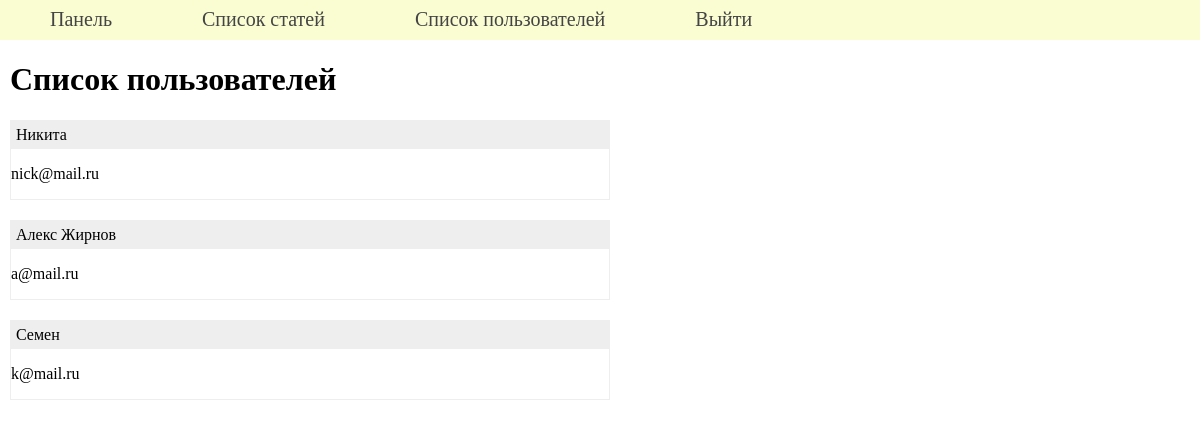
The app's page /admin/list-users (signed in), older data.
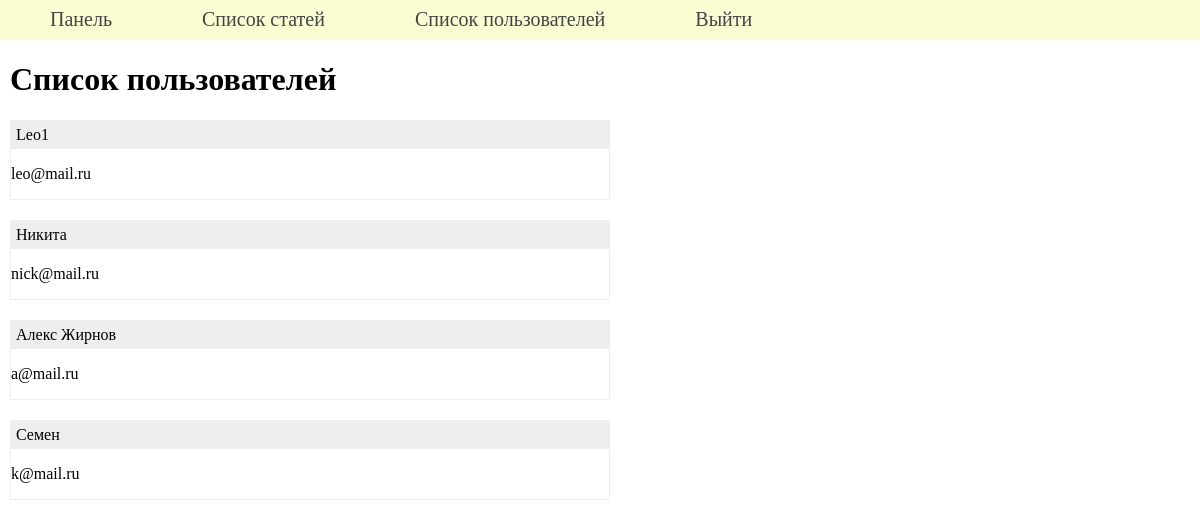
The same page, newer data.
### tables this page shows
CREATE TABLE users (
id integer PRIMARY KEY AUTOINCREMENT,
name text NOT NULL,
email text NOT NULL,
psw text NOT NULL,
avatar BLOB DEFAULT NULL,
time integer NOT NULL
);

### admin/admin.py (the view)
@admin.route('/list-users')
def list_users():
    if not isLogged():
        return redirect(url_for('.login'))
    list = []
    if db:
        try:
            cur = db.cursor()
            cur.execute(f"SELECT name, email FROM users ORDER BY time DESC")
            list = cur.fetchall()
        except sqlite3.Error as e:
            print("Ошибка получения статей из БД "+str(e))
    return render_template('admin/listusers.html',
                            title='Список пользователей',
                            menu=menu,
                            list=list)

### admin/admin.py (called while the page is built)
def isLogged():
    return True if session.get('admin_logged') else False

@admin.before_request
def before_request():
    global db
    db = g.get('link_db')

@admin.teardown_request
def teardown_request(request):
    global db
    db = None
    return request

### database/db.py (called while the page is built)
    def getUser(self, user_id):
        try:
            self.__cur.execute(f"""SELECT * FROM users WHERE
                               id = '{user_id}' LIMIT 1""")
            res = self.__cur.fetchone()
            if not res:
                print('Пользователь не найден')
                return False
            return res
        except sqlite3.Error as e:
            print('Ошибка получения данных из БД '+str(e))
        return False

### flsite.py (called while the page is built)
@login_manager.user_loader
def load_user(user_id):
    print('load_user')
    return UserLogin().fromDB(user_id, dbase)

def connect_db():
    conn = sqlite3.connect(app.config['DATABASE'])
    conn.row_factory = sqlite3.Row
    return conn

def get_db():
    if not hasattr(g, 'link_db'):
        g.link_db = connect_db()
    return g.link_db

@app.before_request
def before_request():
    global dbase
    db = get_db()
    dbase = FDataBase(db)

### utility/UserLogin.py (called while the page is built)
    def fromDB(self, user_id, db):
        self.__user = db.getUser(user_id)
        return self

### admin/templates/admin/listusers.html (shortened to what this page needs)
{% extends 'admin/base_admin.html' %}
{% block content %}
<h1>{{ title }}</h1>
<ul class="list-posts">
{% for p in list %}
<li>
<p class="title">{{p.name}}</p>
<p class="announce">{{ p.email}}</p>
</li>
{% endfor %}
</ul>
{% endblock %}

### admin/templates/admin/base_admin.html (shortened to what this page needs)
<!DOCTYPE html>
<html>
<head>
<link type="text/css" href="{{ url_for('.static', filename='css/styles.css')}}" rel="stylesheet" />
</head>
<body>
{% if menu -%}
	<ul class="mainmenu">
	{% for p in menu %}
	<li><a href="{{ url_for(p.url) }}">{{p.title}}</a></li>
	{% endfor %}
	</ul>
{%- endif -%}
<div class="content">
{% block content -%}
{% endblock %}
</div>
</body>
</html>

### admin/static/css/styles.css (style rules this page uses)
html, body { width: 100%; height: 100%; margin: 0; padding: 0; }
.content { margin: 10px; }
ul.mainmenu { list-style: none; background: #fafdd1; height: 40px; margin: 0; padding: 0; color: #444; font-size: 20px; overflow: hidden; }
ul.mainmenu li { float: left; margin: 8px 40px 0 50px; }
ul.mainmenu li a { color: #444; text-decoration: none; }
ul.list-posts { list-style: none; margin: 0; padding: 0; max-width: 600px; }
ul.list-posts li { margin: 20px 0 0 0; border: 1px solid #eee; }
ul.list-posts .title { margin: 0; padding: 5px; background: #eee; }

Row changes from the older to the newer data that the page shows:
added users: name "Leo1", email "leo@mail.ru"
